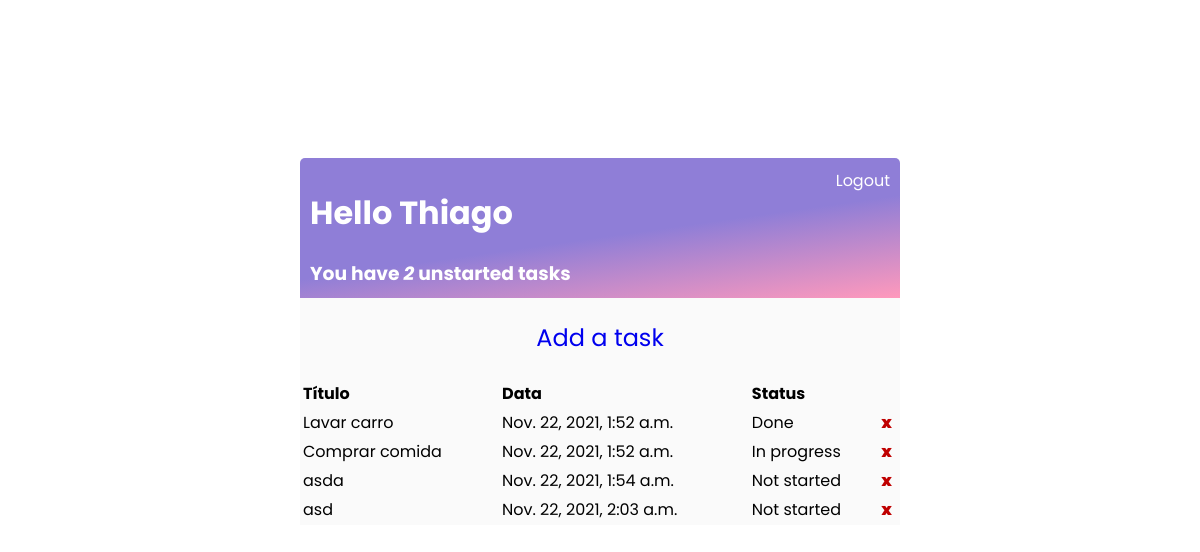
The app's page / (signed in) with its own data.
### base/models.py (models this page shows, shortened)
class Task(models.Model):
    user = models.ForeignKey(
        User,on_delete=models.CASCADE, null=True, blank=True)
    title = models.CharField(max_length=200)
    description = models.TextField(null=True,blank=True)
    complete = models.CharField(max_length=100, choices=STATUS_CHOICES)
    created = models.DateTimeField(auto_now_add=True)
    class Meta:
        ordering = ['complete']

### base/views.py (the view)
# urls.py: path('', TaskList.as_view(), name ='tasks'),
class TaskList(LoginRequiredMixin, ListView):
    model = Task
    context_object_name = 'tasks'
    def get_context_data(self, **kwargs):
        context = super().get_context_data(**kwargs)
        context['tasks'] = context['tasks'].filter(user=self.request.user)
        context['count'] = context['tasks'].filter(complete = 'Not started').count()
        return context

### base/templates/base/task_list.html
{% extends 'base/main.html' %}
{% block content %}
    <div class = "header-bar">
        <div>
            <h1>Hello {{request.user|title}}</h1>
            <h3 style="margin:0">You have <i>{{count}}</i> unstarted task{{ count|pluralize:"s" }}</h3>
        </div>
        {% if request.user.is_authenticated %}
        <a href="{% url 'logout' %}">Logout</a>
        {% else %}
        <a href="{% url 'login' %}">Login</a>
        {% endif %}
    </div>
    <div id="add-task">
        <a href="{% url 'task-create' %}">Add a task</a>
    </div>
    <table class="task-table">
        <tr>
            <th>Título</th>
            <th>Data</th>
            <th>Status</th>
        </tr>
        {% for task in tasks %}
        <tr>
            <td><a href="{% url 'task-update' task.id %}">{{task.title}}</a></td>
            <td>{{task.created}}</td>
            <td>{{task.complete}}</td>
            <td ><a id = "delete-task" href="{% url 'task-delete' task.id %}">x</a></td>
        </tr>
        {% empty %}
            <h3>No items in the list</h3>
        {% endfor %}
    </table>
{% endblock content %}

### base/templates/base/main.html (shortened to what this page needs)
<!DOCTYPE html>
<html lang="en">
<head>
</head>
<body>
    <div class="container">
        {% block content %}
        {% endblock content%}
    </div>
</body>
</html>

### base/templates/base/main.html (style rules this page uses)
html { height: 100%; }
body { background-image: url('https://www.nawpic.com/media/2020/minimalist-nawpic-7.jpg'); background-repeat: no-repeat; background-size: cover; font-family: 'Poppins', sans-serif; padding-top: 150px; }
.container { margin:auto; max-width: 600px; background-color: #FAFAFA; border-radius: 5px 5px 0 0; }
.header-bar { display:flex; justify-content: space-between; color:#fff; padding:10px; border-radius: 5px 5px 0 0; background: linear-gradient(352deg, #ff99bc 0%, #8f7ed7 45.8%); }
#add-task { text-decoration: none; display: flex; height: 80px; justify-content: center; align-items: center; font-size: 24px; }
#add-task a { text-decoration: none; }
.header-bar a { text-decoration: none; color:#fff; }
::placeholder { font-weight: 300; opacity: 0.5; }
.task-table { width: 100%; }
.task-table td,th { text-align: left; }
.task-table td a { text-decoration: none; color:black }
#delete-task { color: #bf0000 !important; font-weight: 1000; }

### records on screen
Task: title "Lavar carro", created "Nov. 22, 2021, 1:52 a.m.", complete "Done"
Task: title "Comprar comida", created "Nov. 22, 2021, 1:52 a.m.", complete "In progress"
Task: title "asda", created "Nov. 22, 2021, 1:54 a.m.", complete "Not started"
Task: title "asd", created "Nov. 22, 2021, 2:03 a.m.", complete "Not started"

### other values on screen
{{ request.user|title }} "Thiago"
{{ count }} "2"
